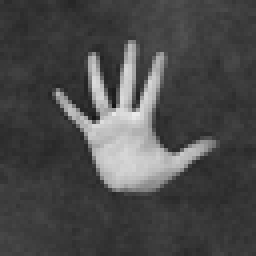
#> input picture Datos/fingers/test/100b5462-9311-44d0-8edd-052c7e10f9f7_5R.png, 64 x 64 px, given in place of 1L.png, which was not available (shown 4 times larger)
$ jupyter execute 10_a_Dedos_explorar.ipynb   (text cells are left out)
#> lines starting #> are read from the running program, lines starting #| are printed output that depends on the picture; after the words box and inside, x2 and y2 are one past the last pixel; in counts of white or black regions, pixels touching at a corner belong together; long printed decimals are rounded; pictures that were not available may be replaced by others from this repository, and a replacement may not be noted
[cell 1]
ColabNotebook = 'google.colab' in str(get_ipython())

if ColabNotebook:
    # monta G-drive en entorno COLAB
    from google.colab import drive
    drive.mount('/content/drive/')

    # carpeta donde se encuentran archivos .py auxiliares
    FUENTES_DIR = '/content/drive/MyDrive/Colab Notebooks/FUENTES/'
    DATOS_DIR = '/content/drive/MyDrive/Colab Notebooks/DATOS/'      # carpeta donde se encuentran los datasets
else:
    # configuración para notebook con instalación LOCAL
    FUENTES_DIR = '../Fuentes'         # carpeta donde se encuentran archivos .py auxiliares
    DATOS_DIR   = '../Datos/' # carpeta donde se encuentran los datasets

# agrega ruta de busqueda donde tenemos archivos .py
import sys
sys.path.append(FUENTES_DIR)

[cell 2]
from skimage.measure import regionprops, find_contours
from skimage.filters import threshold_otsu
from skimage.morphology import closing, square
from skimage.segmentation import clear_border
from skimage import io
import matplotlib.pyplot as plt
import matplotlib.patches as mpatches
import plotly.graph_objects as go
import pandas as pd
import numpy as np
import glob
import math

arch_img = DATOS_DIR + '/Fingers/samples/1L.png'
imagen = io.imread(arch_img)
#> imagen is the input picture: shape (64, 64); min 20, max 234, mean 73.9

# busca umbral global con método estadístico de Otsu
umbral = threshold_otsu(imagen)
#> umbral = 119

# binariza la imagen
imagen_bn = (imagen > umbral)*1
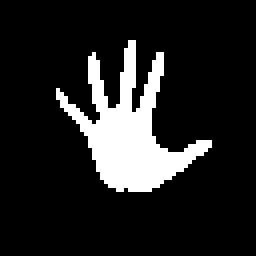
#> imagen_bn: shape (64, 64) int64 (shown 4 times larger); values 0 (black) and 1 (white), 13.6% white; 1 white region, box (x1, y1, x2, y2) and area: (14, 10, 53, 48) 559

# cierra pequeños huecos/cortes que pudiera tener la imagen de la mano
imagen_bn = closing(imagen_bn, square(3))
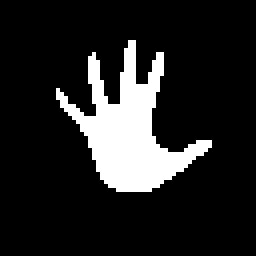
#> imagen_bn: shape (64, 64) int64 (shown 4 times larger); values 0 (black) and 1 (white), 14.2% white; 1 white region

# remueve artefactos que pudiera tener la imagen en los bordes
imagen_lista = clear_border(imagen_bn)

# obtiene valores geométricos a partir de las regiones (objetos "aislados") en la imagen
regiones = regionprops(imagen_lista)
#> regiones = 1 regions; box (x1, y1, x2, y2) and area: (14, 10, 53, 48) 582

# datos de la primera región. Debería ser la única si la mano fue segmentada correctamente
region = regiones[0]

for prop in region:
  if prop not in ['convex_image', 'coords', 'image_filled', 'image', 'image_convex', 'moments', 'moments_central', 'moments_normalized', 'moments_hu']:
    print('%20s:    '% prop, region[prop])
#> this loop made 30 passes
#|                 area:     582.0
#|            area_bbox:     1482.0
#|          area_convex:     977.0
#|          area_filled:     582.0
#|    axis_major_length:     37.891
#|    axis_minor_length:     27.232
#|                 bbox:     (10, 14, 48, 53)
#|             centroid:     (31.954, 31.871)
#> (further printed lines are left out)

[cell 3]
fig, axs = plt.subplots(1,3, figsize=(10,5))
axs[0].imshow(imagen, cmap='gray')
axs[1].imshow(imagen_bn, cmap='gray')

contour = find_contours(imagen_bn, 0.5)[0]
#> contour = 227 pairs, first value 9.5 to 47.5, second value 13.5 to 52.5
y, x = contour.T
#> y = 227 values, max 47.5 at index 0, min 9.5 at index 124, mean 28.03; x = 227 values, max 52.5 at index 198, min 13.5 at index 47, mean 31.41

axs[2].plot(x, y.max()-y)
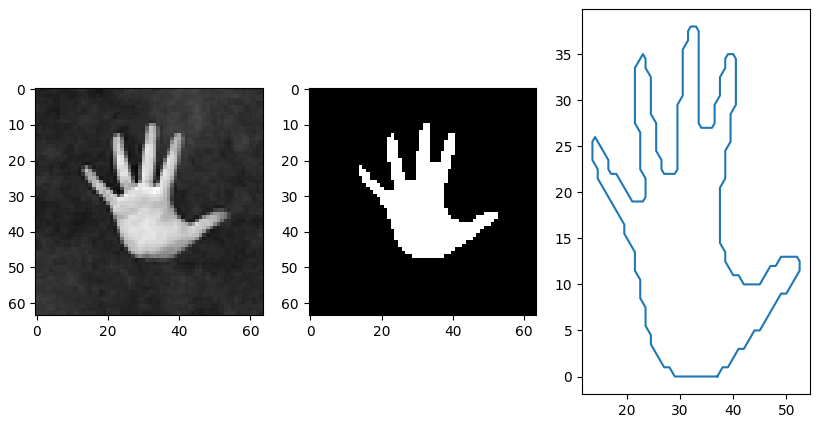
#> figure drawn by matplotlib, 3 panels

[cell 4]
def plot_grayscale_surface(img, escala):

#> called with escala = 0.1
    height, width = img.shape  # Dimensiones de la imagen
#> height = 64; width = 64

    # Crea una malla de coordenadas
    x = np.linspace(0, width - 1, width)
#> x = 64 values from 0 to 63
    y = np.linspace(0, height - 1, height)
#> y = 64 values from 0 to 63
    x, y = np.meshgrid(x, y)

    # Crea la superficie 3D
    fig = go.Figure(data=[go.Surface(z=img*escala, x=x, y=y, colorscale='Gray', cmin=0, cmax=255*escala)])

    # Actualiza el diseño de la figura
    fig.update_layout(
        title='Superficie de  Imagen en Escala de Grises',
        scene=dict(
            xaxis_title='Ancho',
            yaxis_title='Alto',
            zaxis_title='Intensidad de Gris',
        ),
        width=700,  # Ancho de la figura
        height=700,  # Altura de la figura
        margin=dict(l=50, r=0, b=0, t=50)  # Márgenes de la figura
    )

    fig.show()

# Muestra plot de imagen, escala reduce la intensidad (y la altura) para mejor visualización
plot_grayscale_surface(imagen, escala=0.1)

[cell 5]
arch_img = DATOS_DIR + '/Fingers/samples/3L.png'
imagen = io.imread(arch_img)
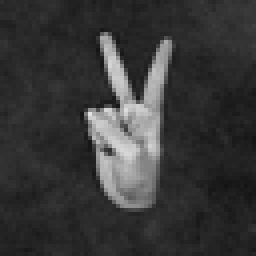
#> input picture Datos/fingers/test/121066f5-6bb2-4f5f-bcc6-1263f5a76e9c_2R.png, 64 x 64 px, given in place of 3L.png, which was not available (shown 4 times larger)
#> imagen is the input picture: shape (64, 64); min 19, max 227, mean 55.9

# # busca umbral global con método estadístico de Otsu
umbral = threshold_otsu(imagen)
#> umbral = 101

# # binariza la imagen
imagen_bn = (imagen > umbral)*1
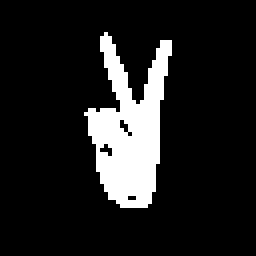
#> imagen_bn: shape (64, 64) int64 (shown 4 times larger); values 0 (black) and 1 (white), 12.5% white; 1 white region, box (x1, y1, x2, y2) and area: (21, 8, 43, 52) 511

# # cierra pequeños huecos/cortes que pudiera tener la imagen de la mano
imagen_cl = closing(imagen_bn, square(3))
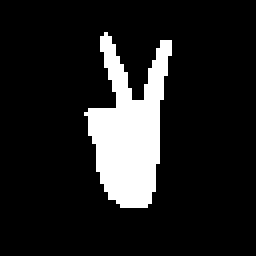
#> imagen_cl: shape (64, 64) int64 (shown 4 times larger); values 0 (black) and 1 (white), 12.9% white; 1 white region

# # remueve artefactos que pudiera tener la imagen en los bordes
imagen_lista = clear_border(imagen_cl)

# obtiene valores geométricos a partir de las regiones (objetos "aislados") en la imagen
regiones = regionprops(imagen_lista)
#> regiones = 1 regions; box (x1, y1, x2, y2) and area: (21, 8, 43, 52) 528

# datos de la primera región. Debería ser la única si la mano fue segmentada correctamente
region = regiones[0]

fig, axs = plt.subplots(1,4, figsize=(12,5))
axs[0].imshow(imagen, cmap='gray')
axs[1].imshow(imagen_bn, cmap='gray')
axs[2].imshow(imagen_cl, cmap='gray')

contour = find_contours(imagen_cl, 0.5)[0]
#> contour = 171 pairs, first value 7.5 to 51.5, second value 20.5 to 42.5
y, x = contour.T
#> y = 171 values, max 51.5 at index 0, min 7.5 at index 73, mean 27.18; x = 171 values, max 42.5 at index 122, min 20.5 at index 39, mean 31.98

axs[3].set_aspect('equal', 'box')
axs[3].set_xlim([0, 60])
axs[3].set_ylim([0, 60])
axs[3].plot(x, y.max()-y+1)
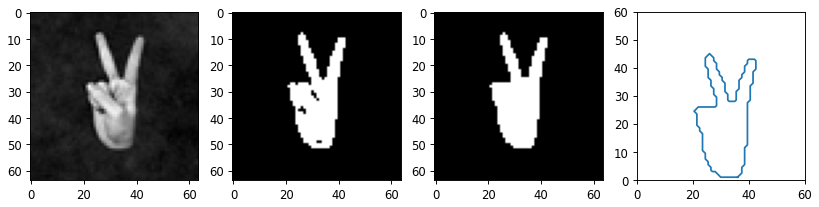
#> figure drawn by matplotlib, 4 panels

[cell 6]
# Encontrar propiedades de las regiones
regions = regionprops(imagen_cl)
#> regions has the same summary as regiones

# Crear una figura para mostrar la imagen
fig, ax = plt.subplots()
ax.imshow(imagen, cmap='gray')

# Dibujar el contorno de la región
for region in regions:
    y, x = region.centroid
    perimeter = region.perimeter
    # centroide de la figura en rojo
    plt.scatter(x, y, c='red')  # Marcar el punto medio
    contour = region.bbox
    #bounding box (caja contenedora) en azul
    rect = plt.Rectangle((contour[1], contour[0]), contour[3] - contour[1], contour[2] - contour[0],
                         fill=False, edgecolor='blue', linewidth=2)  # Dibujar el contorno
    ax.add_patch(rect)

   # Obtener la información de la elipse ajustada a la región
    major_axis_length = region.major_axis_length
    minor_axis_length = region.minor_axis_length
    orientation = region.orientation

    # Calcular los extremos del eje mayor y el eje menor
    y0, x0 = region.centroid
    x1 = x0 + np.cos(orientation) * 0.5 * minor_axis_length
    y1 = y0 - np.sin(orientation) * 0.5 * minor_axis_length
    x2 = x0 - np.sin(orientation) * 0.5 * major_axis_length
    y2 = y0 - np.cos(orientation) * 0.5 * major_axis_length

    # Dibujar el eje menor y el eje mayor
    plt.plot((x0, x1), (y0, y1), color='green', linewidth=2)  # Eje menor en verde
    plt.plot((x0, x2), (y0, y2), color='orange', linewidth=2)  # Eje mayor en naranja
#> this loop made 1 pass
#> (y, x, perimeter, contour, major_axis_length, minor_axis_length, orientation, y0) on pass 1: (32.15, 31.89, 146.7, (8, 21, 52, 43), 43.31, 19.8, -0.0614, 32.15)

# Mostrar la imagen con el punto medio y el contorno
plt.show()
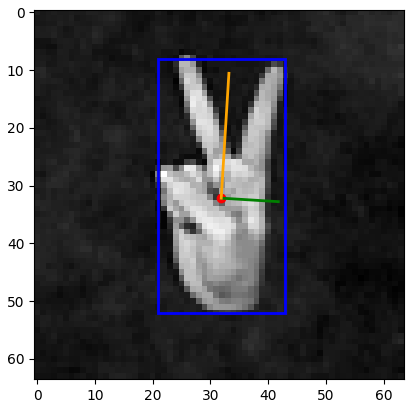
#> figure drawn by matplotlib, 1 panel

[cell 7]
# Crear una figura para mostrar la imagen
fig, ax = plt.subplots(1, 2, figsize=(10, 5))

# Dibujar contorno, ejes mayor y menor en la primera imagen
ax[0].imshow(regions[0].image_filled)
ax[1].imshow(regions[0].convex_image)

plt.tight_layout()
plt.show()
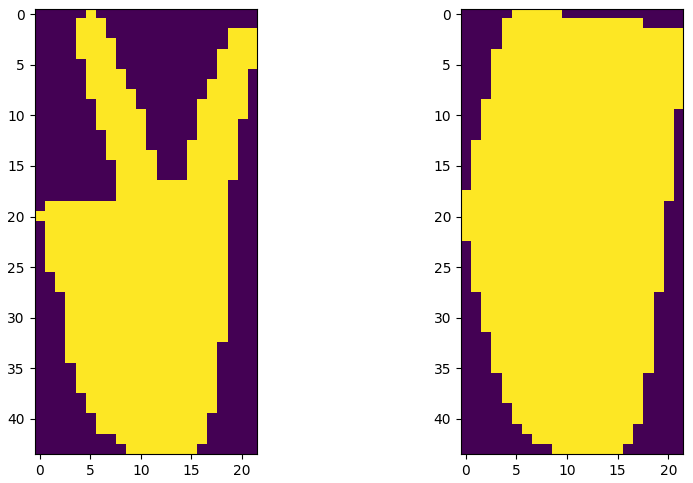
#> figure drawn by matplotlib, 2 panels
